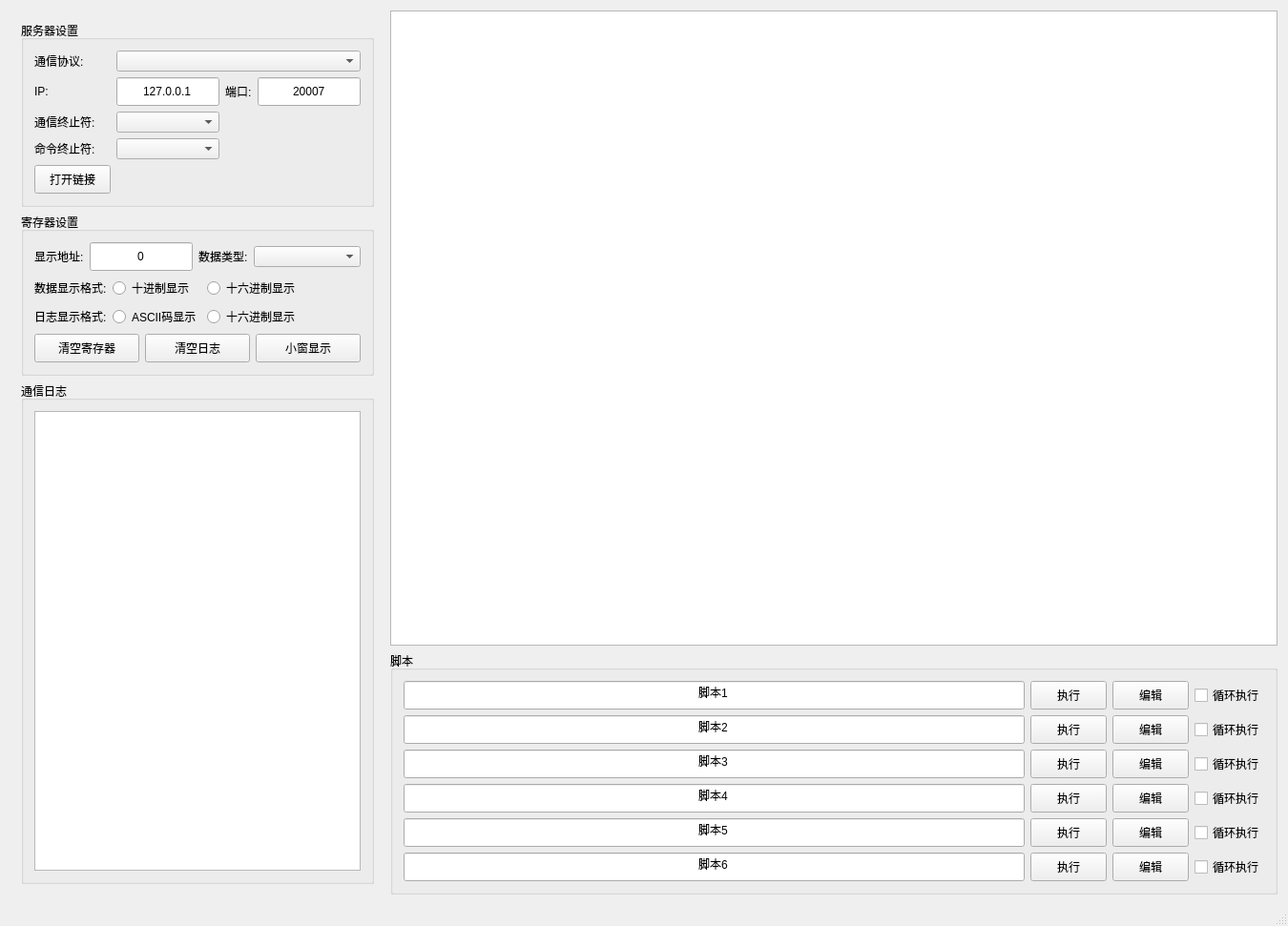
<?xml version="1.0" encoding="UTF-8"?>
<ui version="4.0">
 <class>MainWindow</class>
 <widget class="QMainWindow" name="MainWindow">
  <property name="geometry">
   <rect>
    <x>0</x>
    <y>0</y>
    <width>1350</width>
    <height>971</height>
   </rect>
  </property>
  <property name="windowTitle">
   <string notr="true">PLC_Simulator</string>
  </property>
  <widget class="QWidget" name="centralWidget">
   <layout class="QHBoxLayout" name="horizontalLayout_2">
    <item>
     <widget class="QWidget" name="grpbox_Comm">
      <property name="sizePolicy">
       <sizepolicy hsizetype="Fixed" vsizetype="Preferred">
        <horstretch>0</horstretch>
        <verstretch>0</verstretch>
       </sizepolicy>
      </property>
      <layout class="QVBoxLayout" name="gridLayout_3">
       <item>
        <widget class="CollapsibleGroupBox" name="grpbox_Server">
         <property name="sizePolicy">
          <sizepolicy hsizetype="Preferred" vsizetype="Fixed">
           <horstretch>0</horstretch>
           <verstretch>0</verstretch>
          </sizepolicy>
         </property>
         <property name="title">
          <string>服务器设置</string>
         </property>
         <layout class="QGridLayout" name="gridLayout">
          <item row="1" column="3">
           <widget class="QLineEdit" name="edit_Port">
            <property name="sizePolicy">
             <sizepolicy hsizetype="Fixed" vsizetype="Fixed">
              <horstretch>0</horstretch>
              <verstretch>0</verstretch>
             </sizepolicy>
            </property>
            <property name="minimumSize">
             <size>
              <width>0</width>
              <height>30</height>
             </size>
            </property>
            <property name="text">
             <string notr="true">20007</string>
            </property>
            <property name="alignment">
             <set>Qt::AlignmentFlag::AlignCenter</set>
            </property>
           </widget>
          </item>
          <item row="1" column="2">
           <widget class="QLabel" name="label_3">
            <property name="sizePolicy">
             <sizepolicy hsizetype="Fixed" vsizetype="Fixed">
              <horstretch>0</horstretch>
              <verstretch>0</verstretch>
             </sizepolicy>
            </property>
            <property name="text">
             <string>端口:</string>
            </property>
           </widget>
          </item>
          <item row="0" column="0">
           <widget class="QLabel" name="label">
            <property name="sizePolicy">
             <sizepolicy hsizetype="Fixed" vsizetype="Fixed">
              <horstretch>0</horstretch>
              <verstretch>0</verstretch>
             </sizepolicy>
            </property>
            <property name="text">
             <string>通信协议:</string>
            </property>
           </widget>
          </item>
          <item row="0" column="1" colspan="3">
           <widget class="QComboBox" name="cmbBox_ProtocolType"/>
          </item>
          <item row="4" column="0">
           <widget class="QLabel" name="label_5">
            <property name="sizePolicy">
             <sizepolicy hsizetype="Fixed" vsizetype="Fixed">
              <horstretch>0</horstretch>
              <verstretch>0</verstretch>
             </sizepolicy>
            </property>
            <property name="text">
             <string>命令终止符:</string>
            </property>
           </widget>
          </item>
          <item row="3" column="1">
           <widget class="QComboBox" name="cmbBox_ComStop"/>
          </item>
          <item row="3" column="0">
           <widget class="QLabel" name="label_4">
            <property name="sizePolicy">
             <sizepolicy hsizetype="Fixed" vsizetype="Fixed">
              <horstretch>0</horstretch>
              <verstretch>0</verstretch>
             </sizepolicy>
            </property>
            <property name="text">
             <string>通信终止符:</string>
            </property>
           </widget>
          </item>
          <item row="1" column="0">
           <widget class="QLabel" name="label_2">
            <property name="sizePolicy">
             <sizepolicy hsizetype="Fixed" vsizetype="Fixed">
              <horstretch>0</horstretch>
              <verstretch>0</verstretch>
             </sizepolicy>
            </property>
            <property name="text">
             <string>IP:</string>
            </property>
           </widget>
          </item>
          <item row="4" column="1">
           <widget class="QComboBox" name="cmbBox_CmdStop"/>
          </item>
          <item row="1" column="1">
           <widget class="QLineEdit" name="edit_IP">
            <property name="minimumSize">
             <size>
              <width>0</width>
              <height>30</height>
             </size>
            </property>
            <property name="text">
             <string notr="true">127.0.0.1</string>
            </property>
            <property name="alignment">
             <set>Qt::AlignmentFlag::AlignCenter</set>
            </property>
           </widget>
          </item>
          <item row="5" column="0">
           <widget class="QPushButton" name="Btn_Create">
            <property name="sizePolicy">
             <sizepolicy hsizetype="Preferred" vsizetype="Fixed">
              <horstretch>0</horstretch>
              <verstretch>0</verstretch>
             </sizepolicy>
            </property>
            <property name="minimumSize">
             <size>
              <width>0</width>
              <height>30</height>
             </size>
            </property>
            <property name="text">
             <string>打开链接</string>
            </property>
           </widget>
          </item>
         </layout>
        </widget>
       </item>
       <item>
        <widget class="CollapsibleGroupBox" name="grpbox_RegisterSetting">
         <property name="enabled">
          <bool>true</bool>
         </property>
         <property name="sizePolicy">
          <sizepolicy hsizetype="Preferred" vsizetype="Fixed">
           <horstretch>0</horstretch>
           <verstretch>0</verstretch>
          </sizepolicy>
         </property>
         <property name="title">
          <string>寄存器设置</string>
         </property>
         <layout class="QGridLayout" name="gridLayout_2">
          <item row="1" column="0" colspan="4">
           <layout class="QHBoxLayout" name="addrRowLayout">
            <item>
             <widget class="QLabel" name="label_6">
              <property name="sizePolicy">
               <sizepolicy hsizetype="Fixed" vsizetype="Fixed">
                <horstretch>0</horstretch>
                <verstretch>0</verstretch>
               </sizepolicy>
              </property>
              <property name="text">
               <string>显示地址:</string>
              </property>
             </widget>
            </item>
            <item>
             <widget class="QLineEdit" name="edit_RegisterAddr">
              <property name="sizePolicy">
               <sizepolicy hsizetype="Fixed" vsizetype="Fixed">
                <horstretch>0</horstretch>
                <verstretch>0</verstretch>
               </sizepolicy>
              </property>
              <property name="minimumSize">
               <size>
                <width>0</width>
                <height>30</height>
               </size>
              </property>
              <property name="text">
               <string notr="true">0</string>
              </property>
              <property name="alignment">
               <set>Qt::AlignmentFlag::AlignCenter</set>
              </property>
             </widget>
            </item>
            <item>
             <widget class="QLabel" name="label_7">
              <property name="sizePolicy">
               <sizepolicy hsizetype="Fixed" vsizetype="Fixed">
                <horstretch>0</horstretch>
                <verstretch>0</verstretch>
               </sizepolicy>
              </property>
              <property name="text">
               <string>数据类型:</string>
              </property>
             </widget>
            </item>
            <item>
             <widget class="QComboBox" name="cmbBox_DataType"/>
            </item>
           </layout>
          </item>
          <item row="3" column="0">
           <widget class="QLabel" name="label_11">
            <property name="sizePolicy">
             <sizepolicy hsizetype="Fixed" vsizetype="Fixed">
              <horstretch>0</horstretch>
              <verstretch>0</verstretch>
             </sizepolicy>
            </property>
            <property name="text">
             <string>数据显示格式:</string>
            </property>
           </widget>
          </item>
          <item row="3" column="1">
           <widget class="QRadioButton" name="Radio_Data_DEC">
            <property name="text">
             <string>十进制显示</string>
            </property>
           </widget>
          </item>
          <item row="3" column="2">
           <widget class="QRadioButton" name="Radio_Data_HEX">
            <property name="text">
             <string>十六进制显示</string>
            </property>
           </widget>
          </item>
          <item row="4" column="0">
           <widget class="QLabel" name="label_12">
            <property name="sizePolicy">
             <sizepolicy hsizetype="Fixed" vsizetype="Fixed">
              <horstretch>0</horstretch>
              <verstretch>0</verstretch>
             </sizepolicy>
            </property>
            <property name="text">
             <string>日志显示格式:</string>
            </property>
           </widget>
          </item>
          <item row="4" column="1">
           <widget class="QRadioButton" name="Radio_Log_Ascii">
            <property name="text">
             <string>ASCII码显示</string>
            </property>
           </widget>
          </item>
          <item row="4" column="2">
           <widget class="QRadioButton" name="Radio_Log_HEX">
            <property name="text">
             <string>十六进制显示</string>
            </property>
           </widget>
          </item>
          <item row="5" column="0" colspan="4">
           <layout class="QHBoxLayout" name="regBtnRowLayout">
            <item>
             <widget class="QPushButton" name="Btn_ClearRegister">
              <property name="minimumSize">
               <size>
                <width>0</width>
                <height>30</height>
               </size>
              </property>
              <property name="text">
               <string>清空寄存器</string>
              </property>
             </widget>
            </item>
            <item>
             <widget class="QPushButton" name="Btn_ClearCommLog">
              <property name="minimumSize">
               <size>
                <width>0</width>
                <height>30</height>
               </size>
              </property>
              <property name="text">
               <string>清空日志</string>
              </property>
             </widget>
            </item>
            <item>
             <widget class="QPushButton" name="Btn_HideMainWindow">
              <property name="minimumSize">
               <size>
                <width>0</width>
                <height>30</height>
               </size>
              </property>
              <property name="text">
               <string>小窗显示</string>
              </property>
             </widget>
            </item>
           </layout>
          </item>
         </layout>
        </widget>
       </item>
       <item>
        <widget class="CollapsibleGroupBox" name="grpbox_CommLog">
         <property name="sizePolicy">
          <sizepolicy hsizetype="Preferred" vsizetype="Expanding">
           <horstretch>0</horstretch>
           <verstretch>1</verstretch>
          </sizepolicy>
         </property>
         <property name="title">
          <string>通信日志</string>
         </property>
         <layout class="QVBoxLayout" name="commLogLayout">
          <item>
           <widget class="QTextEdit" name="text_CommLog"/>
          </item>
         </layout>
        </widget>
       </item>
       <item>
        <spacer name="leftColumnSpacer">
         <property name="orientation">
          <enum>Qt::Orientation::Vertical</enum>
         </property>
         <property name="sizeType">
          <enum>QSizePolicy::Policy::Expanding</enum>
         </property>
         <property name="sizeHint" stdset="0">
          <size>
           <width>20</width>
           <height>0</height>
          </size>
         </property>
        </spacer>
       </item>
      </layout>
     </widget>
    </item>
    <item>
     <layout class="QVBoxLayout" name="OperationLayout">
      <item>
       <widget class="QTableView" name="table_RegisterData">
        <property name="sizePolicy">
         <sizepolicy hsizetype="Expanding" vsizetype="Expanding">
          <horstretch>0</horstretch>
          <verstretch>1</verstretch>
         </sizepolicy>
        </property>
        <attribute name="verticalHeaderVisible">
         <bool>true</bool>
        </attribute>
        <attribute name="verticalHeaderHighlightSections">
         <bool>true</bool>
        </attribute>
       </widget>
      </item>
      <item>
       <layout class="QHBoxLayout" name="operationRowLayout">
        <item>
         <widget class="CollapsibleGroupBox" name="grpbox_LuaScript">
           <property name="minimumSize">
            <size>
             <width>370</width>
             <height>0</height>
            </size>
           </property>
           <property name="title">
            <string>脚本</string>
           </property>
           <layout class="QGridLayout" name="gridLayout_4">
            <item row="5" column="3">
             <widget class="QCheckBox" name="ChkBox_LoopEnable_6">
              <property name="text">
               <string>循环执行</string>
              </property>
             </widget>
            </item>
            <item row="0" column="2">
             <widget class="QPushButton" name="Btn_Edit_1">
              <property name="minimumSize">
               <size>
                <width>0</width>
                <height>30</height>
               </size>
              </property>
              <property name="text">
               <string>编辑</string>
              </property>
             </widget>
            </item>
            <item row="4" column="1">
             <widget class="QPushButton" name="Btn_Execute_5">
              <property name="minimumSize">
               <size>
                <width>0</width>
                <height>30</height>
               </size>
              </property>
              <property name="text">
               <string>执行</string>
              </property>
             </widget>
            </item>
            <item row="0" column="1">
             <widget class="QPushButton" name="Btn_Execute_1">
              <property name="minimumSize">
               <size>
                <width>0</width>
                <height>30</height>
               </size>
              </property>
              <property name="text">
               <string>执行</string>
              </property>
             </widget>
            </item>
            <item row="3" column="1">
             <widget class="QPushButton" name="Btn_Execute_4">
              <property name="minimumSize">
               <size>
                <width>0</width>
                <height>30</height>
               </size>
              </property>
              <property name="text">
               <string>执行</string>
              </property>
             </widget>
            </item>
            <item row="0" column="3">
             <widget class="QCheckBox" name="ChkBox_LoopEnable_1">
              <property name="text">
               <string>循环执行</string>
              </property>
             </widget>
            </item>
            <item row="2" column="1">
             <widget class="QPushButton" name="Btn_Execute_3">
              <property name="minimumSize">
               <size>
                <width>0</width>
                <height>30</height>
               </size>
              </property>
              <property name="text">
               <string>执行</string>
              </property>
             </widget>
            </item>
            <item row="5" column="1">
             <widget class="QPushButton" name="Btn_Execute_6">
              <property name="minimumSize">
               <size>
                <width>0</width>
                <height>30</height>
               </size>
              </property>
              <property name="text">
               <string>执行</string>
              </property>
             </widget>
            </item>
            <item row="1" column="0">
             <widget class="QLineEdit" name="edit_ScriptName_2">
              <property name="minimumSize">
               <size>
                <width>0</width>
                <height>30</height>
               </size>
              </property>
              <property name="text">
               <string notr="true">脚本2</string>
              </property>
              <property name="alignment">
               <set>Qt::AlignmentFlag::AlignCenter</set>
              </property>
             </widget>
            </item>
            <item row="3" column="0">
             <widget class="QLineEdit" name="edit_ScriptName_4">
              <property name="minimumSize">
               <size>
                <width>0</width>
                <height>30</height>
               </size>
              </property>
              <property name="text">
               <string notr="true">脚本4</string>
              </property>
              <property name="alignment">
               <set>Qt::AlignmentFlag::AlignCenter</set>
              </property>
             </widget>
            </item>
            <item row="1" column="2">
             <widget class="QPushButton" name="Btn_Edit_2">
              <property name="minimumSize">
               <size>
                <width>0</width>
                <height>30</height>
               </size>
              </property>
              <property name="text">
               <string>编辑</string>
              </property>
             </widget>
            </item>
            <item row="4" column="0">
             <widget class="QLineEdit" name="edit_ScriptName_5">
              <property name="minimumSize">
               <size>
                <width>0</width>
                <height>30</height>
               </size>
              </property>
              <property name="text">
               <string notr="true">脚本5</string>
              </property>
              <property name="alignment">
               <set>Qt::AlignmentFlag::AlignCenter</set>
              </property>
             </widget>
            </item>
            <item row="5" column="0">
             <widget class="QLineEdit" name="edit_ScriptName_6">
              <property name="minimumSize">
               <size>
                <width>0</width>
                <height>30</height>
               </size>
              </property>
              <property name="text">
               <string notr="true">脚本6</string>
              </property>
              <property name="alignment">
               <set>Qt::AlignmentFlag::AlignCenter</set>
              </property>
             </widget>
            </item>
            <item row="2" column="2">
             <widget class="QPushButton" name="Btn_Edit_3">
              <property name="minimumSize">
               <size>
                <width>0</width>
                <height>30</height>
               </size>
              </property>
              <property name="text">
               <string>编辑</string>
              </property>
             </widget>
            </item>
            <item row="2" column="0">
             <widget class="QLineEdit" name="edit_ScriptName_3">
              <property name="minimumSize">
               <size>
                <width>0</width>
                <height>30</height>
               </size>
              </property>
              <property name="text">
               <string notr="true">脚本3</string>
              </property>
              <property name="alignment">
               <set>Qt::AlignmentFlag::AlignCenter</set>
              </property>
             </widget>
            </item>
            <item row="0" column="0">
             <widget class="QLineEdit" name="edit_ScriptName_1">
              <property name="minimumSize">
               <size>
                <width>0</width>
                <height>30</height>
               </size>
              </property>
              <property name="text">
               <string notr="true">脚本1</string>
              </property>
              <property name="alignment">
               <set>Qt::AlignmentFlag::AlignCenter</set>
              </property>
             </widget>
            </item>
            <item row="3" column="3">
             <widget class="QCheckBox" name="ChkBox_LoopEnable_4">
              <property name="text">
               <string>循环执行</string>
              </property>
             </widget>
            </item>
            <item row="2" column="3">
             <widget class="QCheckBox" name="ChkBox_LoopEnable_3">
              <property name="text">
               <string>循环执行</string>
              </property>
             </widget>
            </item>
            <item row="4" column="3">
             <widget class="QCheckBox" name="ChkBox_LoopEnable_5">
              <property name="text">
               <string>循环执行</string>
              </property>
             </widget>
            </item>
            <item row="4" column="2">
             <widget class="QPushButton" name="Btn_Edit_5">
              <property name="minimumSize">
               <size>
                <width>0</width>
                <height>30</height>
               </size>
              </property>
              <property name="text">
               <string>编辑</string>
              </property>
             </widget>
            </item>
            <item row="5" column="2">
             <widget class="QPushButton" name="Btn_Edit_6">
              <property name="minimumSize">
               <size>
                <width>0</width>
                <height>30</height>
               </size>
              </property>
              <property name="text">
               <string>编辑</string>
              </property>
             </widget>
            </item>
            <item row="3" column="2">
             <widget class="QPushButton" name="Btn_Edit_4">
              <property name="minimumSize">
               <size>
                <width>0</width>
                <height>30</height>
               </size>
              </property>
              <property name="text">
               <string>编辑</string>
              </property>
             </widget>
            </item>
            <item row="1" column="3">
             <widget class="QCheckBox" name="ChkBox_LoopEnable_2">
              <property name="text">
               <string>循环执行</string>
              </property>
             </widget>
            </item>
            <item row="1" column="1">
             <widget class="QPushButton" name="Btn_Execute_2">
              <property name="minimumSize">
               <size>
                <width>0</width>
                <height>30</height>
               </size>
              </property>
              <property name="text">
               <string>执行</string>
              </property>
             </widget>
            </item>
           </layout>
          </widget>
         </item>
        </layout>
      </item>
     </layout>
    </item>
   </layout>
  </widget>
  <widget class="QMenuBar" name="menuBar">
   <property name="geometry">
    <rect>
     <x>0</x>
     <y>0</y>
     <width>1350</width>
     <height>33</height>
    </rect>
   </property>
  </widget>
  <widget class="QStatusBar" name="statusBar"/>
 </widget>
 <layoutdefault spacing="6" margin="11"/>
 <customwidgets>
  <customwidget>
   <class>CollapsibleGroupBox</class>
   <extends>QGroupBox</extends>
   <header>CollapsibleGroupBox.h</header>
   <container>1</container>
  </customwidget>
 </customwidgets>
 <resources>
  <include location="../../Resource_Files/resources.qrc"/>
 </resources>
 <connections/>
</ui>
